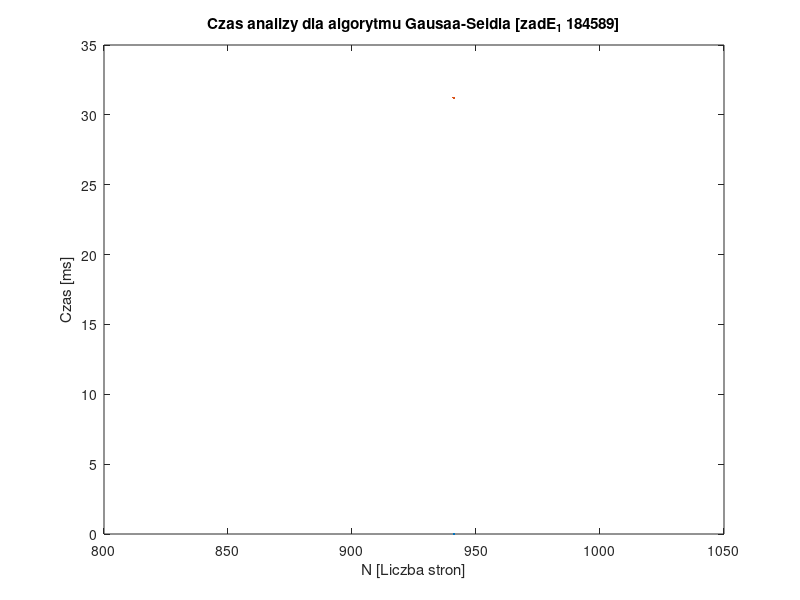
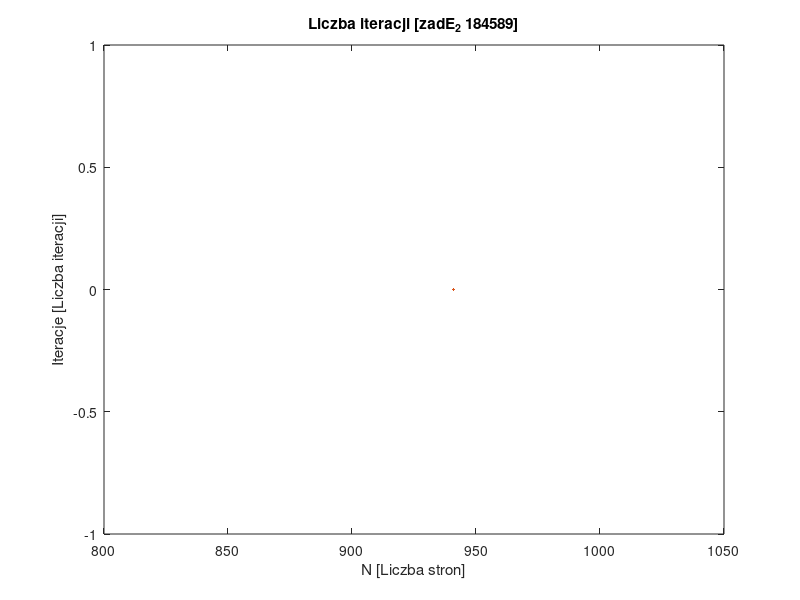

Reproduce these figures in MATLAB, in order. (Note: this script raises an error after producing the figures.)
% Zadanie E
%------------------
clc
clear all
close all

% przykład działania funkcji tril, triu, diag:
N = [989];
density = 10;
d = 0.85;

for i = 1:2
  
%     N = 989;
    N = 941
    d1(1,1:N) = 13;  
    d2(1,1:(N-1)) = -1; 
    d3(1,1:(N-2)) = -1;
    M = zeros(N,N) + diag(d1,0) + diag(d2,1) + diag(d3,2) + diag(d2,-1) + diag(d3,-2);

    b(1:N,1) = 0;
    for i = 0:N-1
        n = sin(i*(4+1));
        b(i+1,1) = n;
    end

    M = full(M);
    L = tril(M,-1);
    U = triu(M,1);
    D = diag(diag(M,0));    
    iter(i) = 0;
    r(1:N,1) = 0; % r^0
    
    var1 = -(D+L);  % -(D+L)
    var2= (D+L)\b;  % (D+L)^(-1) * b
    
    val = 10^(-9);
    norm_res = norm(M*r-b);
    iters = 0
    tic
    while(norm_res > val)
        iters = iters + 1;
        r = var1\(U*r)+ var2;
        norm_res = norm(M*r-b);
        
    end
    czas_Gaussa_Seidla(i) = toc*1000;
    
end
% wykres nr 1
axis equal
plot(N, czas_Gaussa_Seidla)
title("Czas analizy dla algorytmu Gausaa-Seidla [zadE_1 184589]")
xlabel("N [Liczba stron]");
ylabel("Czas [ms]")
print -dpng zadF_184589_1.png

% wykres nr 2
axis equal
plot(N,iter)
title("Liczba iteracji [zadE_2 184589]")
xlabel("N [Liczba stron]");
ylabel("Iteracje [Liczba iteracji]")
print -dpng zadF_184589_2.png

% wykres nr 3 
axis equal
semilogy(residuums);
title("Norma z residuum dla kolejnych iteracji [zadE_3 184589]")
xlabel("Numer iteracji");
ylabel("Norma z residuum")
print -dpng zadF_184589_3.png
%------------------
